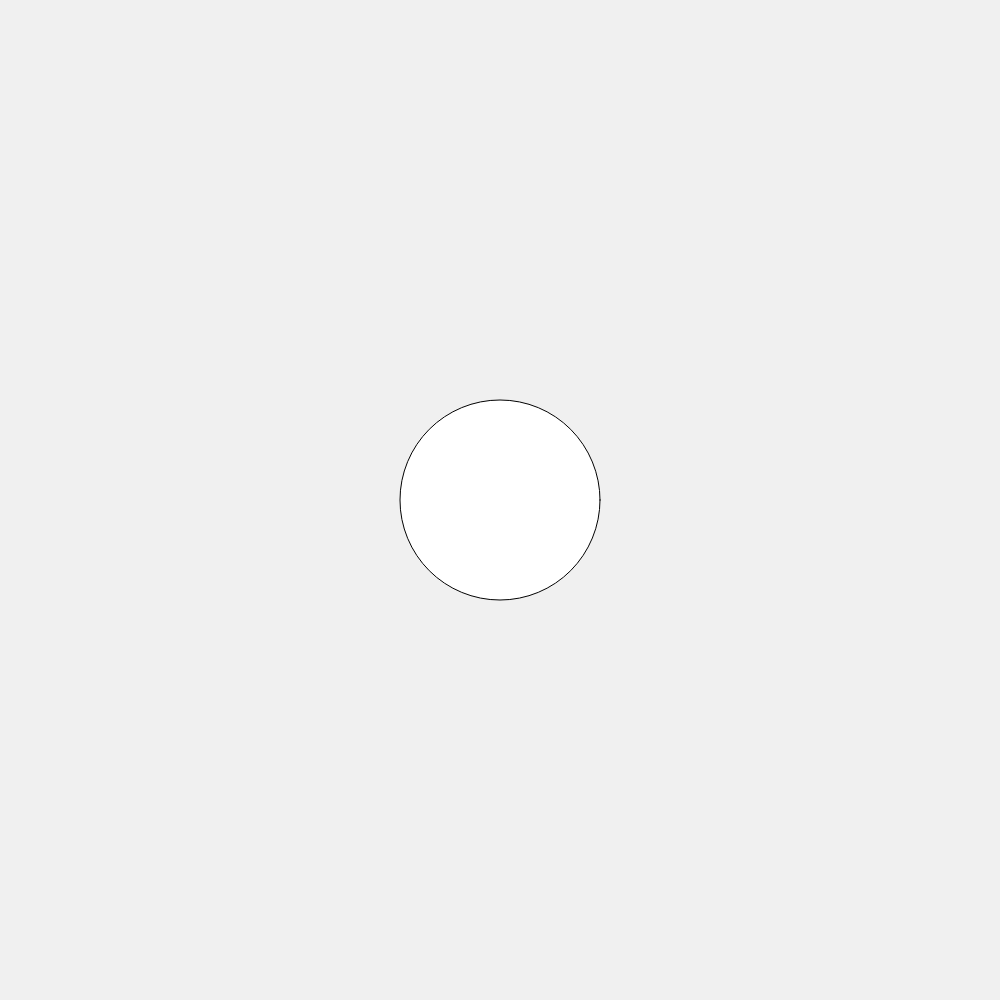
Frame 1 (no input)
Frame 60 (no input): identical to frame 1, image omitted
Frame 120 (the mouse pressed at the canvas centre since frame 60): identical to frame 1, image omitted

The p5.js sketch that drew this single still picture (run headless with seeded random() and noise() and a simulated clock; from frame 60 on, the mouse is pressed at the canvas centre):

// p5.js sketch
// ── sketch.js
function setup(){
  createCanvas(1000, 1000); 

}

function draw(){
  background(240); 
  ellipse(width/2, height/2, 200); 
}
